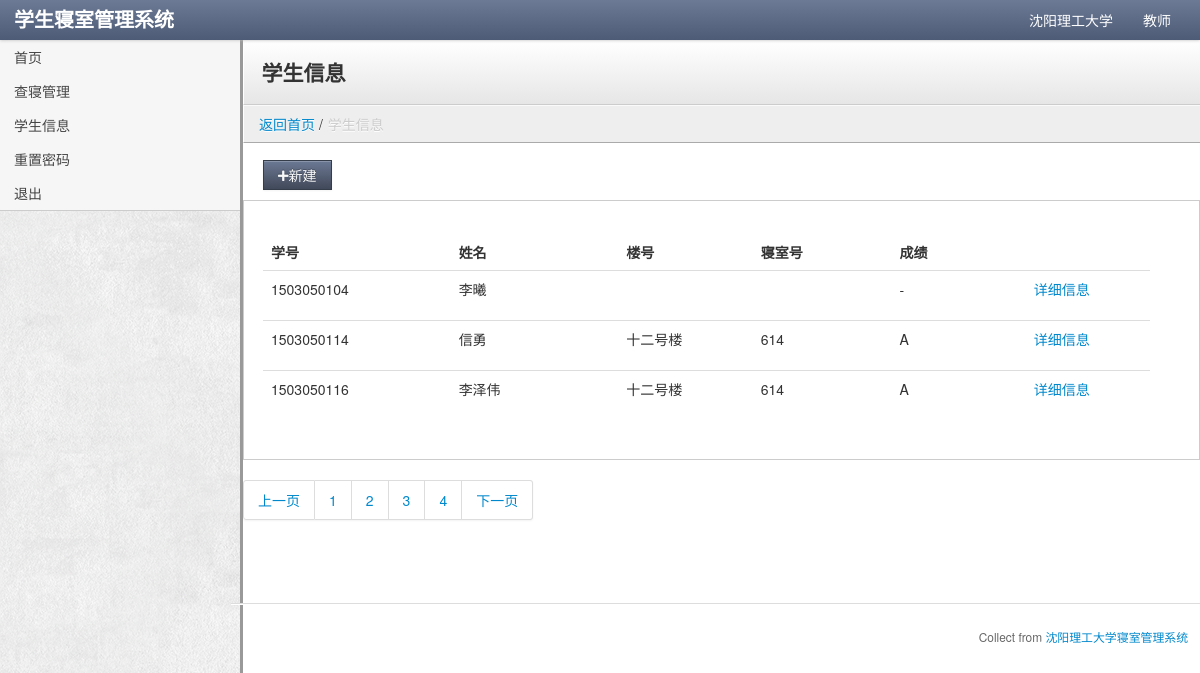
/2_DRM_score_list.php (signed in), run on the app's committed database.
### tables this page shows
CREATE TABLE `tbl_student` (
  `stu_ID` int(10) NOT NULL COMMENT '学生学号',
  `stu_userName` char(16) NOT NULL COMMENT '用户名',
  `stu_password` char(16) NOT NULL COMMENT '密码',
  `stu_sex` tinyint(1) NOT NULL COMMENT '性别(0男1女)',
  `stu_name` char(6) NOT NULL COMMENT '学生姓名',
  `stu_state` tinyint(3) NOT NULL COMMENT '学生状态(0退宿,1在校)',
  `stu_class` char(8) NOT NULL COMMENT '学生班级'
);

CREATE TABLE `tbl_stu_dor` (
  `stu_ID` int(10) NOT NULL,
  `dor_ID` int(2) NOT NULL,
  `room_ID` int(3) NOT NULL
);

CREATE TABLE `tbl_dormitory` (
  `dor_ID` int(2) NOT NULL COMMENT '楼号',
  `dor_address` varchar(16) NOT NULL COMMENT '地址',
  `dor_sex` tinyint(1) NOT NULL COMMENT '性别'
);

### 2_DRM_score_list.php (the view, shortened to what this page needs)
<!DOCTYPE html>
<html lang="en">
<head>
    <?php include("footer_head.php");
    require_once ("config.php");
    if(isset($_COOKIE["PHPSESSID"])){
    if(isset($_SESSION["right"])&&$_SESSION["right"]==1) {
                ?>
</head>
<body class="">
<?php include("2_DRM_footer_body.php"); ?>
<div class="content">
    <div class="header">
        <h1 class="page-title">学生信息</h1>
    </div>
    <ul class="breadcrumb">
        <li><a href="1_DRM_index.php">返回首页</a> /<span class="divider">学生信息</span></li>
    </ul>
    <div class="container-fluid">
        <div class="row-fluid">
            <div class="btn-toolbar">
                <button class="btn btn-primary"><a href="#change" role="button" data-toggle="modal"><font color="#F7F8F7"><i class="icon-plus"></i>新建</font></a></button>
            </div>
        </div>
    </div>
    <div class="well">
        <table class="table">
            <thead>
            <tr>
                <th width="253">学号</th>
                <th width="271">姓名</th>
                <th width="209">楼号</th>
                <th width="209">寝室号</th>
                <th width="209">成绩</th>
                <th width="190">&nbsp;</th>
                <th width="39" style="width: 26px;"></th>
            </tr>
            </thead>
            <tbody>
            <?php
            $sqlAllStudents="SELECT tbl_student.stu_ID,tbl_student.stu_name,tbl_student.stu_sex,tbl_dormitory.dor_address,tbl_stu_dor.room_ID,(SELECT AVG(tbl_score.sco_score) FROM tbl_score WHERE tbl_score.sco_stu_ID = tbl_student.stu_ID) avg_score FROM tbl_student
LEFT JOIN tbl_stu_dor ON tbl_student.stu_ID = tbl_stu_dor.stu_ID
LEFT JOIN tbl_dormitory ON tbl_dormitory.dor_ID = tbl_stu_dor.dor_ID
WHERE stu_state = '1' ORDER BY tbl_student.stu_ID";
            if($resAS=mysqli_query($db,$sqlAllStudents)) {
                while ($rows = mysqli_fetch_assoc($resAS)) {
                    echo "<tr>";
                    echo "<td>" . $rows["stu_ID"] . "</td>";
                    echo "<td>" . $rows["stu_name"] . "</td>";
                    echo "<td>" . $rows["dor_address"] . "</td>";
                    echo "<td>" . $rows["room_ID"] . "</td><td>";
                    echo $rows["avg_score"]>=4?'A':($rows["avg_score"]>=3?'B':($rows["avg_score"]>=2?'C':($rows["avg_score"]>=1?'D':($rows["avg_score"]>0?'<font color="#8b0000">E</font>':'-'))));
                    echo "</td><td><a href='2_DRM_score_detail.php?stu=" . $rows["stu_ID"] . "'>详细信息</a></td>";
                    echo "</tr>";
                }
            }
            ?>
            </tbody>
        </table>
    </div>
    <div class="pagination">
        <ul>
            <li><a href="#">上一页</a></li>
            <li><a href="#">1</a></li>
            <li><a href="#">2</a></li>
            <li><a href="#">3</a></li>
            <li><a href="#">4</a></li>
            <li><a href="#">下一页</a></li>
        </ul>
    </div>
    <?php include("footer_bottom.php");?>
</div>
</body>
</html>
    <?php
}
}
else{
    ?>
    <script>
        window.location = "sign-in.php";
    </script>
    <?php
}

### stylesheets/theme.css (style rules this page uses)
body { background: url("../images/extra_clean_paper.png"); background-position: initial initial; background-repeat: initial initial; background-position: initial initial; background-repeat: initial initial; margin: 0px; padding: 0px; }
h1 { margin-top: 0px; color: #eee; }
.content { min-width: 400px; position: relative; min-height: 800px; background: #fff; margin-left: 240px; border-left: 1px solid #cccccc; border-left: 3px solid #999999; }
.header { background: #ffffff; background: #ffffff; background: -webkit-gradient(linear, left bottom, left top, color-stop(0, #e6e6e6), color-stop(1, #ffffff)); background: -ms-linear-gradient(bottom, #e6e6e6, #ffffff); background: -moz-linear-gradient(center bottom, #e6e6e6 0%, #ffffff 100%); background: -o-linear-gradient(bottom, #e6e6e6, #ffffff); filter: progid:dximagetransform.microsoft.gradient(startColorStr='#4d5b76', EndColorStr='#6c7a95'); -ms-filter: "progid:DXImageTransform.Microsoft.gradient(startColorStr='#ffffff',EndColorStr='#e6e6e6')"; border-bottom: 1px solid #cccccc; border-top: 1px solid #ffffff; border-left: 1px solid #ffffff; padding: 0em 1.25em; }
.header h1 { margin: 1em 0em; padding: 0em; line-height: 1em; font-size: 1.5em; color: #eee; color: #333; }
.breadcrumb { -webkit-box-shadow: none; -moz-box-shadow: none; box-shadow: none; -webkit-border-radius: 0px; -moz-border-radius: 0px; border-radius: 0px; -moz-background-clip: padding; -webkit-background-clip: padding-box; background-clip: padding-box; background: #eee; border-bottom: 1px solid #aaa; border-top: 1px solid #fafafa; border-left: 1px solid #fff; margin-bottom: .5em; }
.btn { -webkit-border-radius: 0px; -moz-border-radius: 0px; border-radius: 0px; }
.btn-primary { background-color: #414959; background-image: -webkit-gradient(linear, 0 0, 0 100%, from(#6c7994), to(#414959)); background-image: -webkit-linear-gradient(top, #6c7994, #414959); background-image: -o-linear-gradient(top, #6c7994, #414959); background-image: linear-gradient(to bottom, #6c7994, #414959); background-image: -moz-linear-gradient(top, #6c7994, #414959); filter: progid:dximagetransform.microsoft.gradient(startColorStr='#6c7994', EndColorStr='#414959'); -ms-filter: "progid:DXImageTransform.Microsoft.gradient(startColorStr='#6c7994',EndColorStr='#414959')"; border: 1px solid #363d4a; }
.well { background-color: #fff; border: 1px solid #ccc; -webkit-box-shadow: 1px 1px 0px #ffffff; -moz-box-shadow: 1px 1px 0px #ffffff; box-shadow: 1px 1px 0px #ffffff; -webkit-border-radius: 0px; -moz-border-radius: 0px; border-radius: 0px; -moz-background-clip: padding; -webkit-background-clip: padding-box; background-clip: padding-box; }

### footer_head.php (style rules this page uses)
tr { height: 50px; }

### data on the page
tbl_student: stu_ID "1503050104", stu_name "李曦"
tbl_stu_dor: stu_ID.stu_ID "1503050114", stu_ID.stu_name "信勇", dor_ID.dor_address "十二号楼", room_ID "614", shows "A"
tbl_stu_dor: stu_ID.stu_ID "1503050116", stu_ID.stu_name "李泽伟", dor_ID.dor_address "十二号楼", room_ID "614", shows "A"
